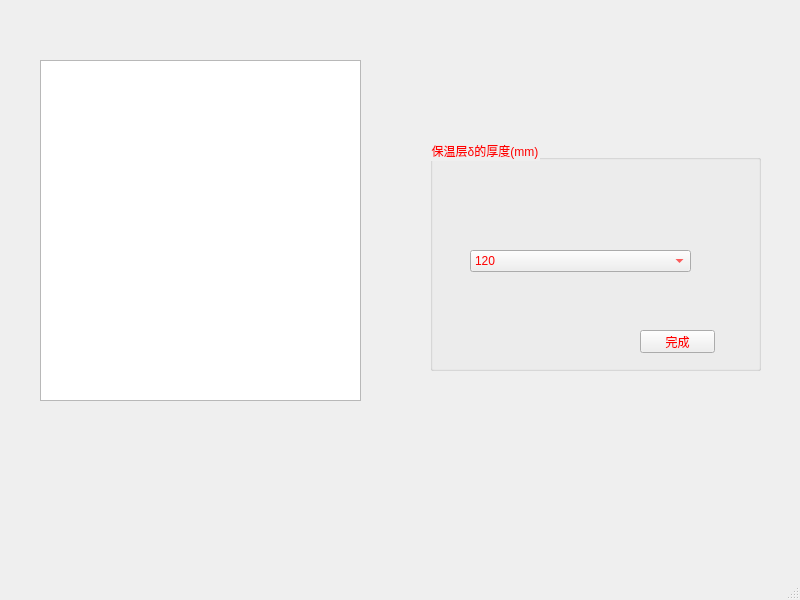
<?xml version="1.0" encoding="UTF-8"?>
<ui version="4.0">
 <class>MainWindow</class>
 <widget class="QMainWindow" name="MainWindow">
  <property name="geometry">
   <rect>
    <x>0</x>
    <y>0</y>
    <width>800</width>
    <height>600</height>
   </rect>
  </property>
  <property name="windowTitle">
   <string>MainWindow</string>
  </property>
  <widget class="QWidget" name="centralwidget">
   <widget class="QGroupBox" name="groupBox">
    <property name="geometry">
     <rect>
      <x>430</x>
      <y>140</y>
      <width>331</width>
      <height>231</height>
     </rect>
    </property>
    <property name="styleSheet">
     <string notr="true">color: rgb(255, 0, 0);
font: 8pt &quot;楷体&quot;;</string>
    </property>
    <property name="title">
     <string>保温层δ的厚度(mm)</string>
    </property>
    <widget class="QComboBox" name="comboBox">
     <property name="geometry">
      <rect>
       <x>40</x>
       <y>110</y>
       <width>221</width>
       <height>22</height>
      </rect>
     </property>
     <item>
      <property name="text">
       <string>120</string>
      </property>
     </item>
     <item>
      <property name="text">
       <string>90</string>
      </property>
     </item>
     <item>
      <property name="text">
       <string>70</string>
      </property>
     </item>
     <item>
      <property name="text">
       <string>60</string>
      </property>
     </item>
     <item>
      <property name="text">
       <string>50</string>
      </property>
     </item>
     <item>
      <property name="text">
       <string>40</string>
      </property>
     </item>
     <item>
      <property name="text">
       <string>30</string>
      </property>
     </item>
    </widget>
    <widget class="QPushButton" name="fff">
     <property name="geometry">
      <rect>
       <x>210</x>
       <y>190</y>
       <width>75</width>
       <height>23</height>
      </rect>
     </property>
     <property name="text">
      <string>完成</string>
     </property>
    </widget>
   </widget>
   <widget class="QGraphicsView" name="graphicsView">
    <property name="geometry">
     <rect>
      <x>40</x>
      <y>60</y>
      <width>321</width>
      <height>341</height>
     </rect>
    </property>
    <property name="styleSheet">
     <string notr="true">border-image: url(:/wuding1/3.png);</string>
    </property>
   </widget>
  </widget>
  <widget class="QMenuBar" name="menubar">
   <property name="geometry">
    <rect>
     <x>0</x>
     <y>0</y>
     <width>800</width>
     <height>22</height>
    </rect>
   </property>
  </widget>
  <widget class="QStatusBar" name="statusbar"/>
 </widget>
 <resources>
  <include location="../pic/wuding.qrc"/>
 </resources>
 <connections/>
</ui>
